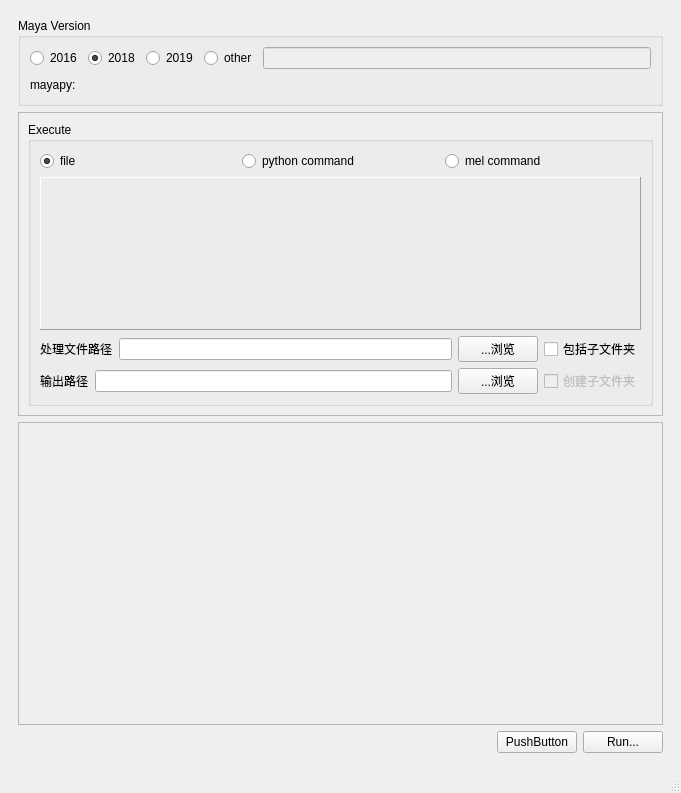
<?xml version="1.0" encoding="UTF-8"?>
<ui version="4.0">
 <class>BnStandaloneTools_mainWin</class>
 <widget class="QMainWindow" name="BnStandaloneTools_mainWin">
  <property name="geometry">
   <rect>
    <x>0</x>
    <y>0</y>
    <width>681</width>
    <height>793</height>
   </rect>
  </property>
  <property name="windowTitle">
   <string>MainWindow</string>
  </property>
  <widget class="QWidget" name="centralwidget">
   <layout class="QVBoxLayout" name="verticalLayout_3">
    <item>
     <widget class="QWidget" name="widget" native="true">
      <layout class="QGridLayout" name="gridLayout">
       <item row="3" column="0">
        <spacer name="horizontalSpacer">
         <property name="orientation">
          <enum>Qt::Horizontal</enum>
         </property>
         <property name="sizeHint" stdset="0">
          <size>
           <width>501</width>
           <height>20</height>
          </size>
         </property>
        </spacer>
       </item>
       <item row="3" column="2">
        <widget class="QPushButton" name="pb_run">
         <property name="text">
          <string>Run...</string>
         </property>
        </widget>
       </item>
       <item row="0" column="0" colspan="3">
        <widget class="QGroupBox" name="groupBox">
         <property name="maximumSize">
          <size>
           <width>16777215</width>
           <height>88</height>
          </size>
         </property>
         <property name="title">
          <string>Maya Version</string>
         </property>
         <layout class="QGridLayout" name="gridLayout_3">
          <item row="0" column="1">
           <widget class="QRadioButton" name="rb_myvs_18">
            <property name="text">
             <string>2018</string>
            </property>
            <property name="checked">
             <bool>true</bool>
            </property>
           </widget>
          </item>
          <item row="0" column="3">
           <widget class="QRadioButton" name="rb_myvs_oth">
            <property name="text">
             <string>other</string>
            </property>
           </widget>
          </item>
          <item row="0" column="2">
           <widget class="QRadioButton" name="rb_myvs_19">
            <property name="text">
             <string>2019</string>
            </property>
           </widget>
          </item>
          <item row="0" column="0">
           <widget class="QRadioButton" name="rb_myvs_16">
            <property name="text">
             <string>2016</string>
            </property>
           </widget>
          </item>
          <item row="0" column="4">
           <widget class="QLineEdit" name="le_myvsn">
            <property name="enabled">
             <bool>false</bool>
            </property>
           </widget>
          </item>
          <item row="1" column="0" colspan="5">
           <widget class="QLabel" name="lb_mayapy">
            <property name="text">
             <string>mayapy:</string>
            </property>
           </widget>
          </item>
         </layout>
        </widget>
       </item>
       <item row="2" column="0" colspan="3">
        <widget class="QFrame" name="frm_opt">
         <property name="frameShape">
          <enum>QFrame::StyledPanel</enum>
         </property>
         <property name="frameShadow">
          <enum>QFrame::Raised</enum>
         </property>
        </widget>
       </item>
       <item row="1" column="0" colspan="3">
        <widget class="QFrame" name="frame">
         <property name="frameShape">
          <enum>QFrame::StyledPanel</enum>
         </property>
         <property name="frameShadow">
          <enum>QFrame::Raised</enum>
         </property>
         <layout class="QVBoxLayout" name="verticalLayout">
          <item>
           <widget class="QGroupBox" name="grp_exec">
            <property name="title">
             <string>Execute</string>
            </property>
            <layout class="QVBoxLayout" name="verticalLayout_2">
             <item>
              <layout class="QHBoxLayout" name="horizontalLayout_3">
               <item>
                <widget class="QRadioButton" name="rb_file">
                 <property name="text">
                  <string>file</string>
                 </property>
                 <property name="checked">
                  <bool>true</bool>
                 </property>
                </widget>
               </item>
               <item>
                <widget class="QRadioButton" name="rb_py">
                 <property name="text">
                  <string>python command</string>
                 </property>
                </widget>
               </item>
               <item>
                <widget class="QRadioButton" name="rb_mel">
                 <property name="text">
                  <string>mel command</string>
                 </property>
                </widget>
               </item>
              </layout>
             </item>
             <item>
              <widget class="QFrame" name="frm_exec">
               <property name="frameShape">
                <enum>QFrame::Panel</enum>
               </property>
               <property name="frameShadow">
                <enum>QFrame::Raised</enum>
               </property>
               <layout class="QVBoxLayout" name="verticalLayout_5">
                <item>
                 <layout class="QVBoxLayout" name="vlyout_4"/>
                </item>
               </layout>
              </widget>
             </item>
             <item>
              <layout class="QHBoxLayout" name="horizontalLayout">
               <item>
                <widget class="QLabel" name="label">
                 <property name="text">
                  <string>处理文件路径</string>
                 </property>
                </widget>
               </item>
               <item>
                <widget class="QLineEdit" name="le_search"/>
               </item>
               <item>
                <widget class="QPushButton" name="pb_browse">
                 <property name="text">
                  <string>...浏览</string>
                 </property>
                </widget>
               </item>
               <item>
                <widget class="QCheckBox" name="chbx_sub_srch">
                 <property name="text">
                  <string>包括子文件夹</string>
                 </property>
                </widget>
               </item>
              </layout>
             </item>
             <item>
              <layout class="QHBoxLayout" name="horizontalLayout_2">
               <item>
                <widget class="QLabel" name="label_2">
                 <property name="text">
                  <string>输出路径</string>
                 </property>
                </widget>
               </item>
               <item>
                <widget class="QLineEdit" name="le_opt"/>
               </item>
               <item>
                <widget class="QPushButton" name="pb_browse1">
                 <property name="text">
                  <string>...浏览</string>
                 </property>
                </widget>
               </item>
               <item>
                <widget class="QCheckBox" name="chbx_sub_opt">
                 <property name="enabled">
                  <bool>false</bool>
                 </property>
                 <property name="text">
                  <string>创建子文件夹</string>
                 </property>
                </widget>
               </item>
              </layout>
             </item>
            </layout>
           </widget>
          </item>
         </layout>
        </widget>
       </item>
       <item row="3" column="1">
        <widget class="QPushButton" name="pb_other">
         <property name="text">
          <string>PushButton</string>
         </property>
        </widget>
       </item>
      </layout>
     </widget>
    </item>
   </layout>
  </widget>
  <widget class="QMenuBar" name="menubar">
   <property name="geometry">
    <rect>
     <x>0</x>
     <y>0</y>
     <width>681</width>
     <height>26</height>
    </rect>
   </property>
  </widget>
  <widget class="QStatusBar" name="statusbar"/>
 </widget>
 <resources/>
 <connections>
  <connection>
   <sender>rb_myvs_oth</sender>
   <signal>toggled(bool)</signal>
   <receiver>le_myvsn</receiver>
   <slot>setEnabled(bool)</slot>
   <hints>
    <hint type="sourcelabel">
     <x>269</x>
     <y>123</y>
    </hint>
    <hint type="destinationlabel">
     <x>337</x>
     <y>123</y>
    </hint>
   </hints>
  </connection>
 </connections>
</ui>
